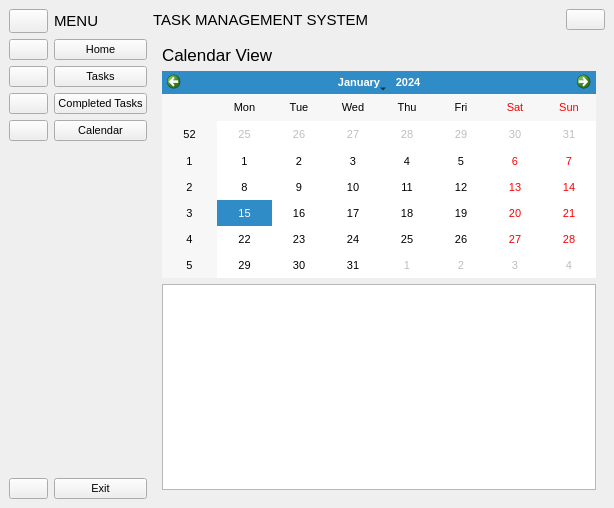
<?xml version="1.0" encoding="UTF-8"?>
<ui version="4.0">
 <class>MainWindow</class>
 <widget class="QMainWindow" name="MainWindow">
  <property name="geometry">
   <rect>
    <x>0</x>
    <y>0</y>
    <width>614</width>
    <height>508</height>
   </rect>
  </property>
  <property name="font">
   <font>
    <pointsize>8</pointsize>
   </font>
  </property>
  <property name="windowTitle">
   <string>Task Management System</string>
  </property>
  <property name="windowIcon">
   <iconset resource="resources.qrc">
    <normaloff>:/icons/icons/9054813_bx_task_icon.svg</normaloff>:/icons/icons/9054813_bx_task_icon.svg</iconset>
  </property>
  <widget class="QWidget" name="centralwidget">
   <layout class="QHBoxLayout" name="horizontalLayout_6">
    <item>
     <widget class="QWidget" name="widget_3" native="true">
      <layout class="QVBoxLayout" name="verticalLayout_3">
       <property name="leftMargin">
        <number>0</number>
       </property>
       <property name="topMargin">
        <number>0</number>
       </property>
       <property name="rightMargin">
        <number>0</number>
       </property>
       <property name="bottomMargin">
        <number>0</number>
       </property>
       <item>
        <widget class="QWidget" name="widget_4" native="true">
         <property name="sizePolicy">
          <sizepolicy hsizetype="Preferred" vsizetype="Fixed">
           <horstretch>0</horstretch>
           <verstretch>0</verstretch>
          </sizepolicy>
         </property>
         <property name="minimumSize">
          <size>
           <width>0</width>
           <height>24</height>
          </size>
         </property>
         <layout class="QHBoxLayout" name="horizontalLayout_4">
          <property name="leftMargin">
           <number>0</number>
          </property>
          <property name="topMargin">
           <number>0</number>
          </property>
          <property name="rightMargin">
           <number>0</number>
          </property>
          <property name="bottomMargin">
           <number>0</number>
          </property>
          <item>
           <widget class="QPushButton" name="menu_btn">
            <property name="sizePolicy">
             <sizepolicy hsizetype="Fixed" vsizetype="Preferred">
              <horstretch>0</horstretch>
              <verstretch>0</verstretch>
             </sizepolicy>
            </property>
            <property name="toolTip">
             <string>Collapse menu</string>
            </property>
            <property name="text">
             <string/>
            </property>
            <property name="icon">
             <iconset resource="resources.qrc">
              <normaloff>:/icons/icons/134216_menu_lines_hamburger_icon.svg</normaloff>:/icons/icons/134216_menu_lines_hamburger_icon.svg</iconset>
            </property>
            <property name="shortcut">
             <string>Alt+M</string>
            </property>
            <property name="checkable">
             <bool>false</bool>
            </property>
            <property name="autoRepeat">
             <bool>false</bool>
            </property>
            <property name="autoDefault">
             <bool>true</bool>
            </property>
           </widget>
          </item>
          <item>
           <widget class="QLabel" name="menu_label">
            <property name="font">
             <font>
              <pointsize>11</pointsize>
             </font>
            </property>
            <property name="text">
             <string>MENU</string>
            </property>
           </widget>
          </item>
         </layout>
        </widget>
       </item>
       <item>
        <widget class="QWidget" name="widget_2" native="true">
         <layout class="QHBoxLayout" name="horizontalLayout">
          <property name="leftMargin">
           <number>0</number>
          </property>
          <property name="topMargin">
           <number>0</number>
          </property>
          <property name="rightMargin">
           <number>0</number>
          </property>
          <property name="bottomMargin">
           <number>0</number>
          </property>
          <item>
           <widget class="QWidget" name="icons_only_widget" native="true">
            <property name="styleSheet">
             <string notr="true"/>
            </property>
            <layout class="QVBoxLayout" name="verticalLayout_2">
             <property name="leftMargin">
              <number>0</number>
             </property>
             <property name="topMargin">
              <number>0</number>
             </property>
             <property name="rightMargin">
              <number>0</number>
             </property>
             <property name="bottomMargin">
              <number>0</number>
             </property>
             <item>
              <widget class="QPushButton" name="home_btn_1">
               <property name="toolTip">
                <string>Home (Alt+H)</string>
               </property>
               <property name="text">
                <string/>
               </property>
               <property name="icon">
                <iconset resource="resources.qrc">
                 <normaloff>:/icons/icons/216242_home_icon.svg</normaloff>:/icons/icons/216242_home_icon.svg</iconset>
               </property>
               <property name="shortcut">
                <string>Alt+H</string>
               </property>
               <property name="checkable">
                <bool>true</bool>
               </property>
               <property name="autoExclusive">
                <bool>true</bool>
               </property>
               <property name="autoDefault">
                <bool>true</bool>
               </property>
              </widget>
             </item>
             <item>
              <widget class="QPushButton" name="tasks_btn_1">
               <property name="toolTip">
                <string>Tasks (Alt+T)</string>
               </property>
               <property name="text">
                <string/>
               </property>
               <property name="icon">
                <iconset resource="resources.qrc">
                 <normaloff>:/icons/icons/9104111_list_checklist_done_complete_task_icon.svg</normaloff>:/icons/icons/9104111_list_checklist_done_complete_task_icon.svg</iconset>
               </property>
               <property name="shortcut">
                <string>Alt+T</string>
               </property>
               <property name="checkable">
                <bool>true</bool>
               </property>
               <property name="autoExclusive">
                <bool>true</bool>
               </property>
               <property name="autoDefault">
                <bool>true</bool>
               </property>
              </widget>
             </item>
             <item>
              <widget class="QPushButton" name="completed_tasks_btn_1">
               <property name="toolTip">
                <string>Completed Tasks (Alt+C)</string>
               </property>
               <property name="text">
                <string/>
               </property>
               <property name="icon">
                <iconset resource="resources.qrc">
                 <normaloff>:/icons/icons/9040503_list_task_icon.svg</normaloff>:/icons/icons/9040503_list_task_icon.svg</iconset>
               </property>
               <property name="shortcut">
                <string>Alt+C</string>
               </property>
               <property name="checkable">
                <bool>true</bool>
               </property>
               <property name="autoExclusive">
                <bool>true</bool>
               </property>
               <property name="autoDefault">
                <bool>true</bool>
               </property>
              </widget>
             </item>
             <item>
              <widget class="QPushButton" name="calendar_btn_1">
               <property name="toolTip">
                <string>Calendar (Alt+L)</string>
               </property>
               <property name="text">
                <string/>
               </property>
               <property name="icon">
                <iconset resource="resources.qrc">
                 <normaloff>:/icons/icons/290104_calendar_clock_date_event_schedule_icon.svg</normaloff>:/icons/icons/290104_calendar_clock_date_event_schedule_icon.svg</iconset>
               </property>
               <property name="shortcut">
                <string>Alt+L</string>
               </property>
               <property name="checkable">
                <bool>true</bool>
               </property>
               <property name="autoExclusive">
                <bool>true</bool>
               </property>
               <property name="autoDefault">
                <bool>true</bool>
               </property>
              </widget>
             </item>
             <item>
              <spacer name="verticalSpacer">
               <property name="orientation">
                <enum>Qt::Vertical</enum>
               </property>
               <property name="sizeHint" stdset="0">
                <size>
                 <width>20</width>
                 <height>325</height>
                </size>
               </property>
              </spacer>
             </item>
             <item>
              <widget class="QPushButton" name="exit_btn_1">
               <property name="toolTip">
                <string>Exit</string>
               </property>
               <property name="text">
                <string/>
               </property>
               <property name="icon">
                <iconset resource="resources.qrc">
                 <normaloff>:/icons/icons/211650_close_circled_icon.svg</normaloff>:/icons/icons/211650_close_circled_icon.svg</iconset>
               </property>
               <property name="autoDefault">
                <bool>true</bool>
               </property>
              </widget>
             </item>
            </layout>
           </widget>
          </item>
          <item>
           <widget class="QWidget" name="full_name_widget" native="true">
            <layout class="QVBoxLayout" name="verticalLayout">
             <property name="leftMargin">
              <number>0</number>
             </property>
             <property name="topMargin">
              <number>0</number>
             </property>
             <property name="rightMargin">
              <number>0</number>
             </property>
             <property name="bottomMargin">
              <number>0</number>
             </property>
             <item>
              <widget class="QPushButton" name="home_btn_2">
               <property name="text">
                <string>Home</string>
               </property>
               <property name="icon">
                <iconset resource="resources.qrc">
                 <normaloff>:/icons/icons/216242_home_icon.svg</normaloff>:/icons/icons/216242_home_icon.svg</iconset>
               </property>
               <property name="shortcut">
                <string>Alt+H</string>
               </property>
               <property name="checkable">
                <bool>true</bool>
               </property>
               <property name="autoExclusive">
                <bool>true</bool>
               </property>
               <property name="autoDefault">
                <bool>true</bool>
               </property>
              </widget>
             </item>
             <item>
              <widget class="QPushButton" name="tasks_btn_2">
               <property name="text">
                <string>Tasks</string>
               </property>
               <property name="icon">
                <iconset resource="resources.qrc">
                 <normaloff>:/icons/icons/9104111_list_checklist_done_complete_task_icon.svg</normaloff>:/icons/icons/9104111_list_checklist_done_complete_task_icon.svg</iconset>
               </property>
               <property name="shortcut">
                <string>Alt+T</string>
               </property>
               <property name="checkable">
                <bool>true</bool>
               </property>
               <property name="autoExclusive">
                <bool>true</bool>
               </property>
               <property name="autoDefault">
                <bool>true</bool>
               </property>
              </widget>
             </item>
             <item>
              <widget class="QPushButton" name="completed_tasks_btn_2">
               <property name="layoutDirection">
                <enum>Qt::LeftToRight</enum>
               </property>
               <property name="text">
                <string>Completed Tasks</string>
               </property>
               <property name="icon">
                <iconset resource="resources.qrc">
                 <normaloff>:/icons/icons/9040503_list_task_icon.svg</normaloff>:/icons/icons/9040503_list_task_icon.svg</iconset>
               </property>
               <property name="shortcut">
                <string>Alt+C</string>
               </property>
               <property name="checkable">
                <bool>true</bool>
               </property>
               <property name="autoExclusive">
                <bool>true</bool>
               </property>
               <property name="autoDefault">
                <bool>true</bool>
               </property>
              </widget>
             </item>
             <item>
              <widget class="QPushButton" name="calendar_btn_2">
               <property name="text">
                <string>Calendar</string>
               </property>
               <property name="icon">
                <iconset resource="resources.qrc">
                 <normaloff>:/icons/icons/290104_calendar_clock_date_event_schedule_icon.svg</normaloff>:/icons/icons/290104_calendar_clock_date_event_schedule_icon.svg</iconset>
               </property>
               <property name="shortcut">
                <string>Alt+L</string>
               </property>
               <property name="checkable">
                <bool>true</bool>
               </property>
               <property name="autoExclusive">
                <bool>true</bool>
               </property>
               <property name="autoDefault">
                <bool>true</bool>
               </property>
              </widget>
             </item>
             <item>
              <spacer name="verticalSpacer_2">
               <property name="orientation">
                <enum>Qt::Vertical</enum>
               </property>
               <property name="sizeHint" stdset="0">
                <size>
                 <width>20</width>
                 <height>325</height>
                </size>
               </property>
              </spacer>
             </item>
             <item>
              <widget class="QPushButton" name="exit_btn_2">
               <property name="text">
                <string>Exit</string>
               </property>
               <property name="icon">
                <iconset resource="resources.qrc">
                 <normaloff>:/icons/icons/211650_close_circled_icon.svg</normaloff>:/icons/icons/211650_close_circled_icon.svg</iconset>
               </property>
               <property name="autoDefault">
                <bool>true</bool>
               </property>
              </widget>
             </item>
            </layout>
           </widget>
          </item>
         </layout>
        </widget>
       </item>
      </layout>
     </widget>
    </item>
    <item>
     <widget class="QWidget" name="widget" native="true">
      <layout class="QVBoxLayout" name="verticalLayout_4">
       <property name="leftMargin">
        <number>0</number>
       </property>
       <property name="topMargin">
        <number>0</number>
       </property>
       <property name="rightMargin">
        <number>0</number>
       </property>
       <property name="bottomMargin">
        <number>0</number>
       </property>
       <item>
        <widget class="QWidget" name="header_widget" native="true">
         <layout class="QHBoxLayout" name="horizontalLayout_3">
          <property name="spacing">
           <number>4</number>
          </property>
          <property name="leftMargin">
           <number>0</number>
          </property>
          <property name="topMargin">
           <number>0</number>
          </property>
          <property name="rightMargin">
           <number>0</number>
          </property>
          <property name="bottomMargin">
           <number>0</number>
          </property>
          <item>
           <widget class="QLabel" name="label_3">
            <property name="font">
             <font>
              <pointsize>11</pointsize>
             </font>
            </property>
            <property name="text">
             <string>TASK MANAGEMENT SYSTEM</string>
            </property>
           </widget>
          </item>
          <item>
           <spacer name="horizontalSpacer_2">
            <property name="orientation">
             <enum>Qt::Horizontal</enum>
            </property>
            <property name="sizeHint" stdset="0">
             <size>
              <width>160</width>
              <height>20</height>
             </size>
            </property>
           </spacer>
          </item>
          <item>
           <widget class="QPushButton" name="user_btn">
            <property name="toolTip">
             <string>Click to see user options</string>
            </property>
            <property name="text">
             <string/>
            </property>
            <property name="icon">
             <iconset resource="resources.qrc">
              <normaloff>:/icons/icons/1564534_customer_man_user_account_profile_icon.svg</normaloff>:/icons/icons/1564534_customer_man_user_account_profile_icon.svg</iconset>
            </property>
            <property name="autoDefault">
             <bool>true</bool>
            </property>
           </widget>
          </item>
         </layout>
        </widget>
       </item>
       <item>
        <widget class="QStackedWidget" name="stackedWidget">
         <property name="currentIndex">
          <number>3</number>
         </property>
         <widget class="QWidget" name="home_page">
          <layout class="QVBoxLayout" name="verticalLayout_7">
           <item>
            <layout class="QHBoxLayout" name="horizontalLayout_8">
             <item>
              <widget class="QLabel" name="no_of_tasks">
               <property name="sizePolicy">
                <sizepolicy hsizetype="Fixed" vsizetype="Preferred">
                 <horstretch>0</horstretch>
                 <verstretch>0</verstretch>
                </sizepolicy>
               </property>
               <property name="minimumSize">
                <size>
                 <width>0</width>
                 <height>50</height>
                </size>
               </property>
               <property name="font">
                <font>
                 <pointsize>15</pointsize>
                </font>
               </property>
               <property name="text">
                <string>Number of tasks</string>
               </property>
              </widget>
             </item>
             <item>
              <spacer name="horizontalSpacer_5">
               <property name="orientation">
                <enum>Qt::Horizontal</enum>
               </property>
               <property name="sizeHint" stdset="0">
                <size>
                 <width>40</width>
                 <height>20</height>
                </size>
               </property>
              </spacer>
             </item>
            </layout>
           </item>
           <item>
            <widget class="QTableView" name="filtered_tasks">
             <property name="tabKeyNavigation">
              <bool>false</bool>
             </property>
            </widget>
           </item>
          </layout>
         </widget>
         <widget class="QWidget" name="tasks_page">
          <layout class="QVBoxLayout" name="verticalLayout_5">
           <item>
            <widget class="QWidget" name="widget_8" native="true">
             <property name="minimumSize">
              <size>
               <width>0</width>
               <height>30</height>
              </size>
             </property>
             <layout class="QHBoxLayout" name="horizontalLayout_9">
              <item>
               <widget class="QLabel" name="label_5">
                <property name="text">
                 <string>Chose project:</string>
                </property>
               </widget>
              </item>
              <item>
               <widget class="QComboBox" name="project">
                <property name="toolTip">
                 <string>Click to see other projects</string>
                </property>
               </widget>
              </item>
              <item>
               <spacer name="horizontalSpacer_6">
                <property name="orientation">
                 <enum>Qt::Horizontal</enum>
                </property>
                <property name="sizeHint" stdset="0">
                 <size>
                  <width>175</width>
                  <height>20</height>
                 </size>
                </property>
               </spacer>
              </item>
              <item>
               <widget class="QPushButton" name="add_project_btn">
                <property name="text">
                 <string>Add Project</string>
                </property>
               </widget>
              </item>
              <item>
               <widget class="QPushButton" name="delete_project_btn">
                <property name="text">
                 <string>Delete Project</string>
                </property>
               </widget>
              </item>
             </layout>
            </widget>
           </item>
           <item>
            <widget class="QWidget" name="widget_6" native="true">
             <property name="sizePolicy">
              <sizepolicy hsizetype="Preferred" vsizetype="Preferred">
               <horstretch>0</horstretch>
               <verstretch>0</verstretch>
              </sizepolicy>
             </property>
             <property name="minimumSize">
              <size>
               <width>0</width>
               <height>30</height>
              </size>
             </property>
             <layout class="QHBoxLayout" name="horizontalLayout_2">
              <item>
               <widget class="QLabel" name="label">
                <property name="font">
                 <font>
                  <pointsize>13</pointsize>
                 </font>
                </property>
                <property name="text">
                 <string>Tasks List</string>
                </property>
               </widget>
              </item>
              <item>
               <spacer name="horizontalSpacer_3">
                <property name="orientation">
                 <enum>Qt::Horizontal</enum>
                </property>
                <property name="sizeHint" stdset="0">
                 <size>
                  <width>448</width>
                  <height>20</height>
                 </size>
                </property>
               </spacer>
              </item>
             </layout>
            </widget>
           </item>
           <item>
            <widget class="QTableView" name="tasks_list">
             <property name="tabKeyNavigation">
              <bool>false</bool>
             </property>
             <property name="alternatingRowColors">
              <bool>true</bool>
             </property>
            </widget>
           </item>
           <item>
            <widget class="QWidget" name="widget_5" native="true">
             <property name="sizePolicy">
              <sizepolicy hsizetype="Preferred" vsizetype="Fixed">
               <horstretch>0</horstretch>
               <verstretch>0</verstretch>
              </sizepolicy>
             </property>
             <layout class="QHBoxLayout" name="horizontalLayout_5">
              <item>
               <spacer name="horizontalSpacer">
                <property name="orientation">
                 <enum>Qt::Horizontal</enum>
                </property>
                <property name="sizeHint" stdset="0">
                 <size>
                  <width>463</width>
                  <height>20</height>
                 </size>
                </property>
               </spacer>
              </item>
              <item>
               <widget class="QPushButton" name="add_task_btn">
                <property name="text">
                 <string>Add Task</string>
                </property>
                <property name="shortcut">
                 <string>Ctrl+T</string>
                </property>
                <property name="autoDefault">
                 <bool>true</bool>
                </property>
               </widget>
              </item>
             </layout>
            </widget>
           </item>
          </layout>
         </widget>
         <widget class="QWidget" name="completed_tasks_page">
          <layout class="QVBoxLayout" name="verticalLayout_6">
           <item>
            <widget class="QWidget" name="widget_7" native="true">
             <property name="minimumSize">
              <size>
               <width>0</width>
               <height>30</height>
              </size>
             </property>
             <layout class="QHBoxLayout" name="horizontalLayout_7">
              <item>
               <widget class="QLabel" name="label_2">
                <property name="font">
                 <font>
                  <pointsize>12</pointsize>
                 </font>
                </property>
                <property name="text">
                 <string>Completed Tasks</string>
                </property>
               </widget>
              </item>
              <item>
               <spacer name="horizontalSpacer_4">
                <property name="orientation">
                 <enum>Qt::Horizontal</enum>
                </property>
                <property name="sizeHint" stdset="0">
                 <size>
                  <width>401</width>
                  <height>20</height>
                 </size>
                </property>
               </spacer>
              </item>
             </layout>
            </widget>
           </item>
           <item>
            <widget class="QTableView" name="completed_tasks">
             <property name="tabKeyNavigation">
              <bool>false</bool>
             </property>
            </widget>
           </item>
          </layout>
         </widget>
         <widget class="QWidget" name="calendar_page">
          <layout class="QVBoxLayout" name="verticalLayout_8">
           <item>
            <widget class="QLabel" name="label_4">
             <property name="font">
              <font>
               <pointsize>13</pointsize>
              </font>
             </property>
             <property name="text">
              <string>Calendar View</string>
             </property>
            </widget>
           </item>
           <item>
            <widget class="QCalendarWidget" name="calendar">
             <property name="cursor">
              <cursorShape>PointingHandCursor</cursorShape>
             </property>
             <property name="toolTip">
              <string>Click to see tasks scheduled for that date</string>
             </property>
            </widget>
           </item>
           <item>
            <widget class="QTableView" name="calendar_table"/>
           </item>
          </layout>
         </widget>
        </widget>
       </item>
      </layout>
     </widget>
    </item>
   </layout>
  </widget>
 </widget>
 <tabstops>
  <tabstop>menu_btn</tabstop>
  <tabstop>user_btn</tabstop>
  <tabstop>home_btn_1</tabstop>
  <tabstop>tasks_btn_1</tabstop>
  <tabstop>completed_tasks_btn_1</tabstop>
  <tabstop>calendar_btn_1</tabstop>
  <tabstop>exit_btn_1</tabstop>
  <tabstop>home_btn_2</tabstop>
  <tabstop>tasks_btn_2</tabstop>
  <tabstop>completed_tasks_btn_2</tabstop>
  <tabstop>calendar_btn_2</tabstop>
  <tabstop>exit_btn_2</tabstop>
  <tabstop>filtered_tasks</tabstop>
  <tabstop>add_task_btn</tabstop>
  <tabstop>tasks_list</tabstop>
  <tabstop>completed_tasks</tabstop>
 </tabstops>
 <resources>
  <include location="resources.qrc"/>
 </resources>
 <connections>
  <connection>
   <sender>home_btn_1</sender>
   <signal>toggled(bool)</signal>
   <receiver>home_btn_2</receiver>
   <slot>setChecked(bool)</slot>
   <hints>
    <hint type="sourcelabel">
     <x>35</x>
     <y>56</y>
    </hint>
    <hint type="destinationlabel">
     <x>105</x>
     <y>56</y>
    </hint>
   </hints>
  </connection>
  <connection>
   <sender>tasks_btn_1</sender>
   <signal>toggled(bool)</signal>
   <receiver>tasks_btn_2</receiver>
   <slot>setChecked(bool)</slot>
   <hints>
    <hint type="sourcelabel">
     <x>31</x>
     <y>84</y>
    </hint>
    <hint type="destinationlabel">
     <x>100</x>
     <y>84</y>
    </hint>
   </hints>
  </connection>
  <connection>
   <sender>completed_tasks_btn_1</sender>
   <signal>toggled(bool)</signal>
   <receiver>completed_tasks_btn_2</receiver>
   <slot>setChecked(bool)</slot>
   <hints>
    <hint type="sourcelabel">
     <x>36</x>
     <y>112</y>
    </hint>
    <hint type="destinationlabel">
     <x>98</x>
     <y>112</y>
    </hint>
   </hints>
  </connection>
  <connection>
   <sender>calendar_btn_1</sender>
   <signal>toggled(bool)</signal>
   <receiver>calendar_btn_2</receiver>
   <slot>setChecked(bool)</slot>
   <hints>
    <hint type="sourcelabel">
     <x>36</x>
     <y>140</y>
    </hint>
    <hint type="destinationlabel">
     <x>101</x>
     <y>140</y>
    </hint>
   </hints>
  </connection>
  <connection>
   <sender>home_btn_2</sender>
   <signal>toggled(bool)</signal>
   <receiver>home_btn_1</receiver>
   <slot>setChecked(bool)</slot>
   <hints>
    <hint type="sourcelabel">
     <x>51</x>
     <y>51</y>
    </hint>
    <hint type="destinationlabel">
     <x>18</x>
     <y>51</y>
    </hint>
   </hints>
  </connection>
  <connection>
   <sender>tasks_btn_2</sender>
   <signal>toggled(bool)</signal>
   <receiver>tasks_btn_1</receiver>
   <slot>setChecked(bool)</slot>
   <hints>
    <hint type="sourcelabel">
     <x>69</x>
     <y>80</y>
    </hint>
    <hint type="destinationlabel">
     <x>29</x>
     <y>80</y>
    </hint>
   </hints>
  </connection>
  <connection>
   <sender>completed_tasks_btn_2</sender>
   <signal>toggled(bool)</signal>
   <receiver>completed_tasks_btn_1</receiver>
   <slot>setChecked(bool)</slot>
   <hints>
    <hint type="sourcelabel">
     <x>75</x>
     <y>108</y>
    </hint>
    <hint type="destinationlabel">
     <x>34</x>
     <y>111</y>
    </hint>
   </hints>
  </connection>
  <connection>
   <sender>exit_btn_2</sender>
   <signal>clicked()</signal>
   <receiver>MainWindow</receiver>
   <slot>close()</slot>
   <hints>
    <hint type="sourcelabel">
     <x>151</x>
     <y>498</y>
    </hint>
    <hint type="destinationlabel">
     <x>117</x>
     <y>543</y>
    </hint>
   </hints>
  </connection>
  <connection>
   <sender>exit_btn_1</sender>
   <signal>clicked()</signal>
   <receiver>MainWindow</receiver>
   <slot>close()</slot>
   <hints>
    <hint type="sourcelabel">
     <x>36</x>
     <y>498</y>
    </hint>
    <hint type="destinationlabel">
     <x>23</x>
     <y>567</y>
    </hint>
   </hints>
  </connection>
  <connection>
   <sender>calendar_btn_2</sender>
   <signal>toggled(bool)</signal>
   <receiver>calendar_btn_1</receiver>
   <slot>setChecked(bool)</slot>
   <hints>
    <hint type="sourcelabel">
     <x>96</x>
     <y>135</y>
    </hint>
    <hint type="destinationlabel">
     <x>22</x>
     <y>138</y>
    </hint>
   </hints>
  </connection>
 </connections>
</ui>
